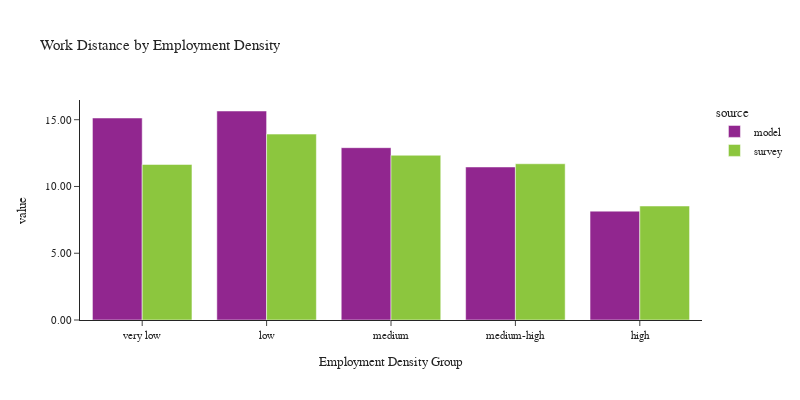

The notebook cell saved with this chart:
### Code cell
plot_work_location(df_workers, 'emp_density_group', 'Employment Density', 'Employment Density Group')

### Figure 1 — Plotly figure (JSON) as saved in the notebook; plotly's stock layout.template omitted (floating-point values rounded to 4 significant figures)
{"data": [{"alignmentgroup": "True", "customdata": [[32023], [23754], [56145], [53994], [51007]], "hovertemplate": "source=model<br>emp_density_group=%{x}<br>value=%{y}<br>sample count=%{customdata[0]}<extra></extra>", "legendgroup": "model", "marker": {"color": "#91268F", "pattern": {"shape": ""}}, "name": "model", "offsetgroup": "model", "orientation": "v", "showlegend": true, "textposition": "auto", "type": "bar", "x": ["very low", "low", "medium", "medium-high", "high"], "xaxis": "x", "y": [15.13, 15.65, 12.91, 11.46, 8.153], "yaxis": "y"}, {"alignmentgroup": "True", "customdata": [[239], [193], [406], [612], [1155]], "hovertemplate": "source=survey<br>emp_density_group=%{x}<br>value=%{y}<br>sample count=%{customdata[0]}<extra></extra>", "legendgroup": "survey", "marker": {"color": "#8CC63E", "pattern": {"shape": ""}}, "name": "survey", "offsetgroup": "survey", "orientation": "v", "showlegend": true, "textposition": "auto", "type": "bar", "x": ["very low", "low", "medium", "medium-high", "high"], "xaxis": "x", "y": [11.65, 13.92, 12.34, 11.7, 8.537], "yaxis": "y"}], "layout": {"barmode": "group", "font": {"size": 11}, "height": 400, "legend": {"title": {"text": "source"}, "tracegroupgap": 0}, "title": {"text": "Work Distance by Employment Density"}, "width": 800, "xaxis": {"anchor": "y", "domain": [0.0, 1.0], "title": {"text": "Employment Density Group"}}, "yaxis": {"anchor": "x", "domain": [0.0, 1.0], "tickformat": ".2f", "title": {"text": "value"}}}}
